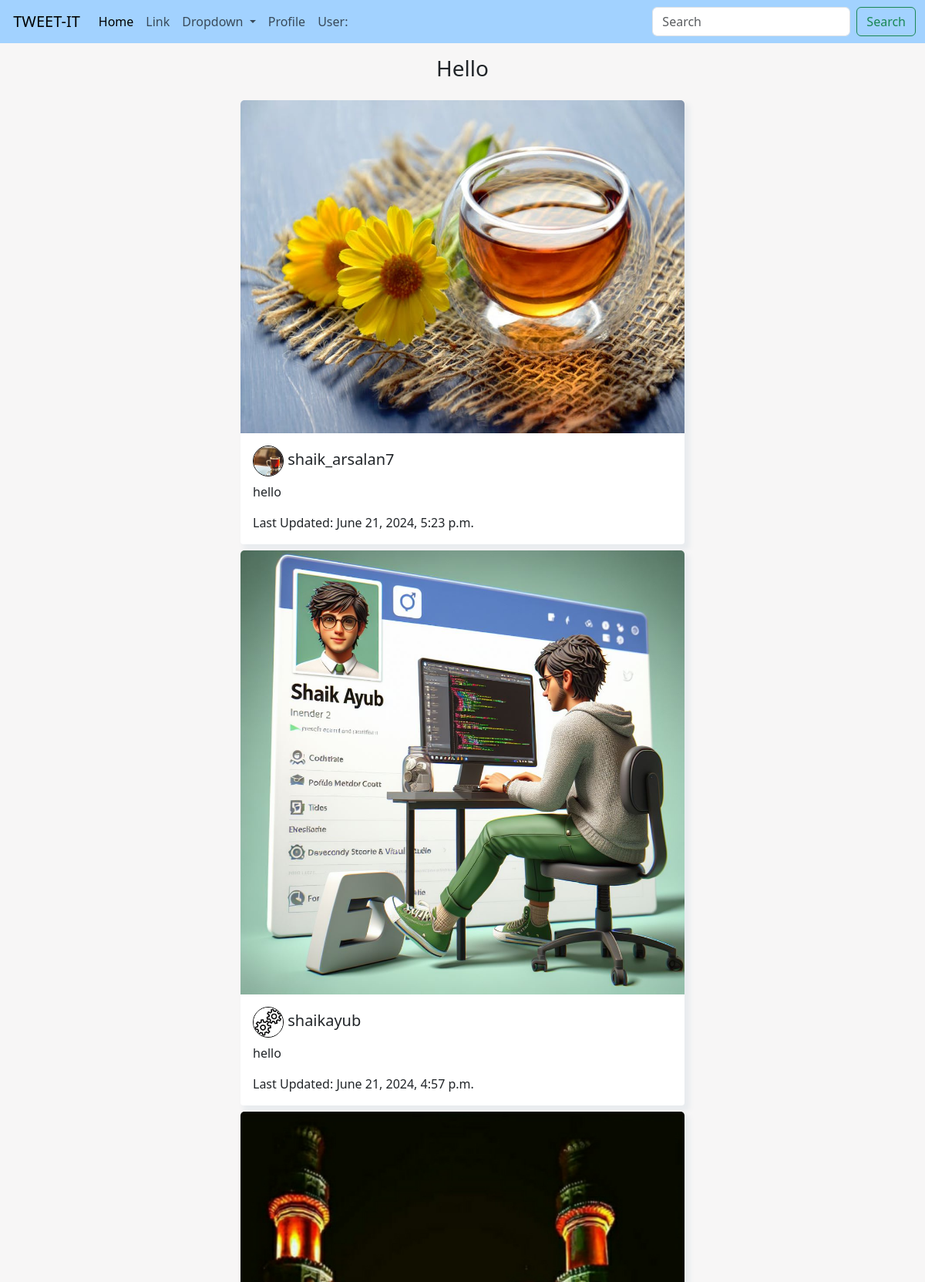
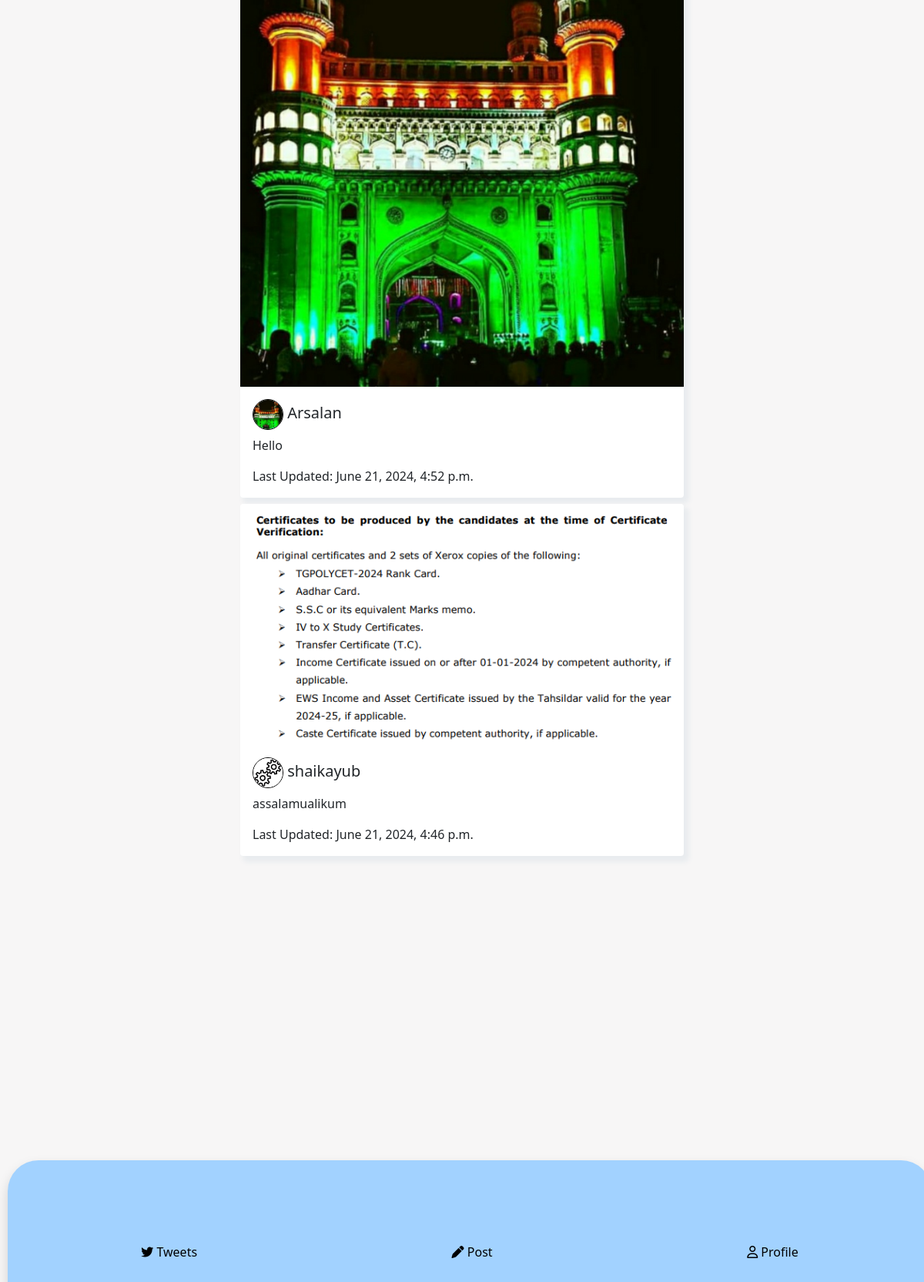
The page / on the database its author committed (2 pictures, top to bottom).
### main/models.py (models this page shows, shortened)
class Tweet(models.Model):
    user = models.ForeignKey(settings.AUTH_USER_MODEL, on_delete=models.CASCADE)
    text = models.TextField(max_length=240)
    photo = models.ImageField(upload_to='photos/',null=True,blank=True)
    created_at = models.DateTimeField(default=timezone.now)
    updated_at = models.DateTimeField(default=timezone.now)

class Profile(models.Model):
    user = models.OneToOneField(settings.AUTH_USER_MODEL, on_delete=models.CASCADE)
    profile_pic = models.ImageField(upload_to='profile_pics/', blank=True, null=True)

### main/views.py (the view, shortened to what this page needs)
# urls.py: path('', views.tweetlist, name='tweetlist'),
def tweetlist(request):
    tweets = Tweet.objects.all().order_by('-created_at')
    search_query = request.GET.get('search', '')
    context = {
        'tweets': tweets,
        'search_query': search_query,
    }
    return render(request, 'tweet_list.html', context)

### main/templates/tweet_list.html (shortened to what this page needs)
{% extends 'base.html' %}
{% block start %}
<div class="container-fluid main " style="max-width: 600px;">
  <h3 class="text-center mt-3 mb-4">Hello {{ request.user.username }}</h3>
  <div class="row justify-content-center gap-1">
    {% for tweet in tweets %}
    <div class=" mb-3" >
      <div class="card mb-2">
        <a href="{% url 'tweet_detail' tweet.id %}">
        {% if tweet.photo %}
        <img src="{{ tweet.photo.url }}" class="card-img-top" alt="Tweet Image" style="height: 100%; object-fit: cover;">
        {% endif %}
        </a>
        <div class="card-body">
          <h5 class="card-title">
            <span>
              {% if tweet.user.profile.profile_pic %}
              <img src="{{ tweet.user.profile.profile_pic.url }}" alt="Profile Picture" class="profile_pic">
                {% endif %}
            </span>
            {{ tweet.user.username }}
          </h5>
          <p class="card-text">{{ tweet.text }}</p>
          {% if tweet.updated_at %}
          <p class="card-text time">Last Updated: {{ tweet.updated_at }}</p>
          {% else %}
          <p class="card-text time">Created: {{ tweet.created_at }}</p>
          {% endif %}
        </div>
      </div>
          {% endfor %}
      </div>
      </div>
      </div>
</div>
<div class="mobile-menu nav navbar-expand-lg  mt-3 mb-2  shadow p-2">
  <li>
    <a href="{% url 'user_tweets' %}"><i class="fa-brands fa-twitter" style="color: #000000;"></i> Tweets</a>
  </li>
  <li>
    <a href="{% url 'tweetcreate' %}" class=""><i class="fa-solid fa-pen" style="color: #000000;"></i> Post</a>
  </li>
  <li>
        <a href="profile/"><i class="fa-regular fa-user" style="color: #000000;"></i> Profile</a>
        </li>
    </div>
{% endblock %}

### main/static/css/style.css (style rules this page uses)
.card-img-top { object-fit: cover; }
.main { max-height: 80vh; overflow: hidden; overflow: scroll; max-width: 80vw; }
.time { font-weight: 100; font-size: 16px; }
.mobile-menu { position: fixed; margin-top: 40px; align-items: center; bottom: 0px; left: 0px; width: 100%; background-color: #a2d2ff; color: #000; height: 7%; border-radius: 40px; margin-left: 10px; margin-right: 10px; padding: 40px; display: flex; justify-content: space-around; }
.mobile-menu li, a { color: #000; }
.profile_pic { width: 40px; height: 40px; border-radius: 50%; object-fit: cover; border: 0.5px solid black; }
a { text-decoration: none; }
.card-img-top { max-width: 100%; height: auto; }
body { background-color: #f7f6f6 }
.card { border: none; box-shadow: 5px 6px 6px 2px #e9ecef; border-radius: 4px; }

### main/templates/base.html (style rules this page uses)
.card-img-top { object-fit: cover; }
.main { max-height: 80vh; overflow: hidden; overflow: scroll; max-width: 80vw; }
.time { font-weight: 100; font-size: 16px; }
.mobile-menu { position: fixed; margin-top: 40px; align-items: center; bottom: 0px; left: 0px; width: 100%; background-color: #a2d2ff; color: #000; height: 7%; border-radius: 40px; margin-left: 10px; margin-right: 10px; padding: 40px; display: flex; justify-content: space-around; }
.mobile-menu li, a { color: #000; }
.profile_pic { width: 40px; height: 40px; border-radius: 50%; object-fit: cover; border: 0.5px solid black; }
a { text-decoration: none; }
.card-img-top { max-width: 100%; height: auto; }
body { background-color: #f7f6f6 }
.card { border: none; box-shadow: 5px 6px 6px 2px #e9ecef; border-radius: 4px; }

### rows shown on the page
Tweet: photo (picture), user.profile.profile_pic (picture), user.username "shaik_arsalan7", text "hello", updated_at "June 21, 2024, 5:23 p.m."
Tweet: photo (picture), user.profile.profile_pic (picture), user.username "shaikayub", text "hello", updated_at "June 21, 2024, 4:57 p.m."
Tweet: photo (picture), user.profile.profile_pic (picture), user.username "Arsalan", text "Hello", updated_at "June 21, 2024, 4:52 p.m."
Tweet: photo (picture), user.profile.profile_pic (picture), user.username "shaikayub", text "assalamualikum", updated_at "June 21, 2024, 4:46 p.m."
